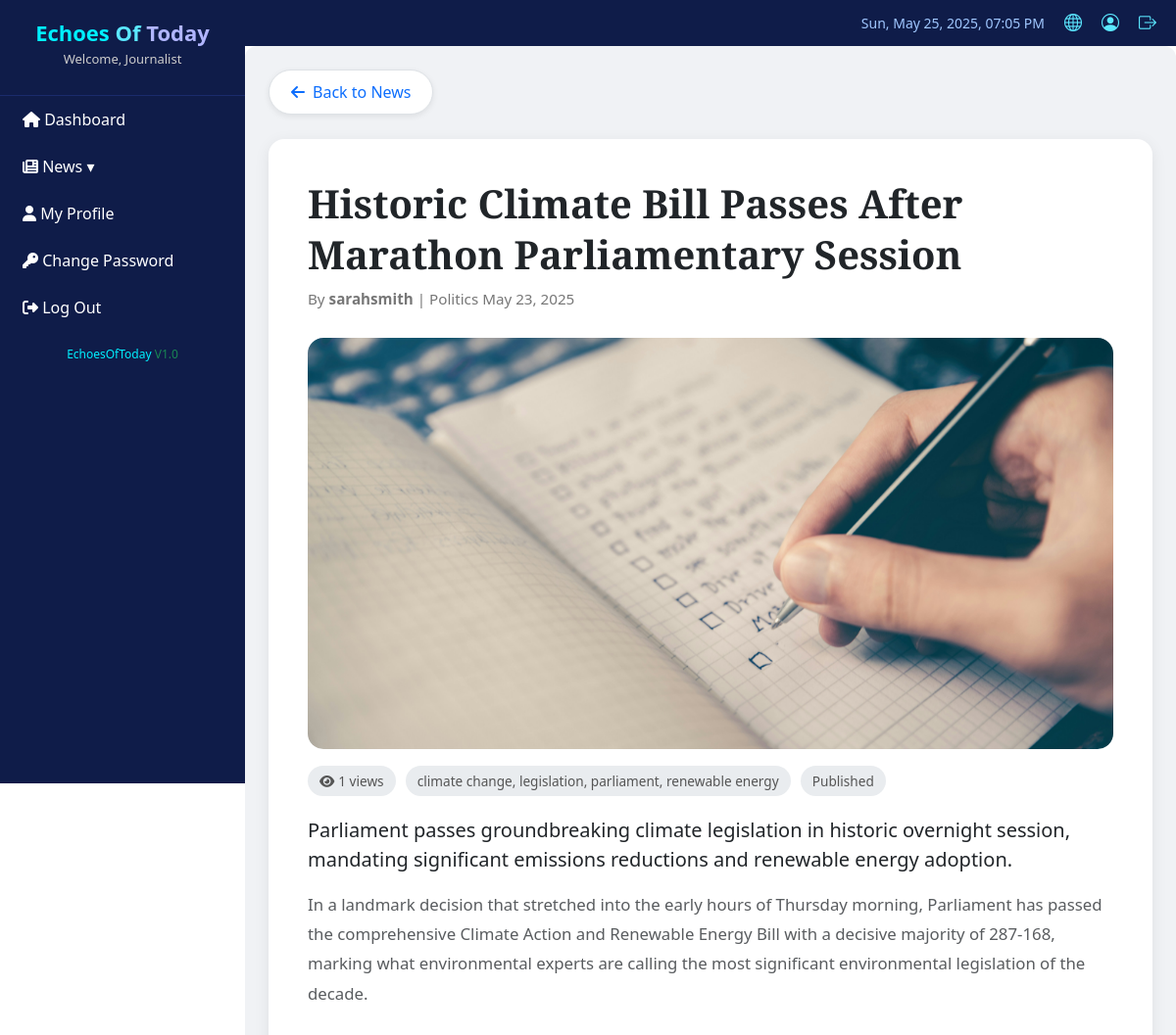
The page /journalist/viewNews.php (upper part) on the database as committed earlier.
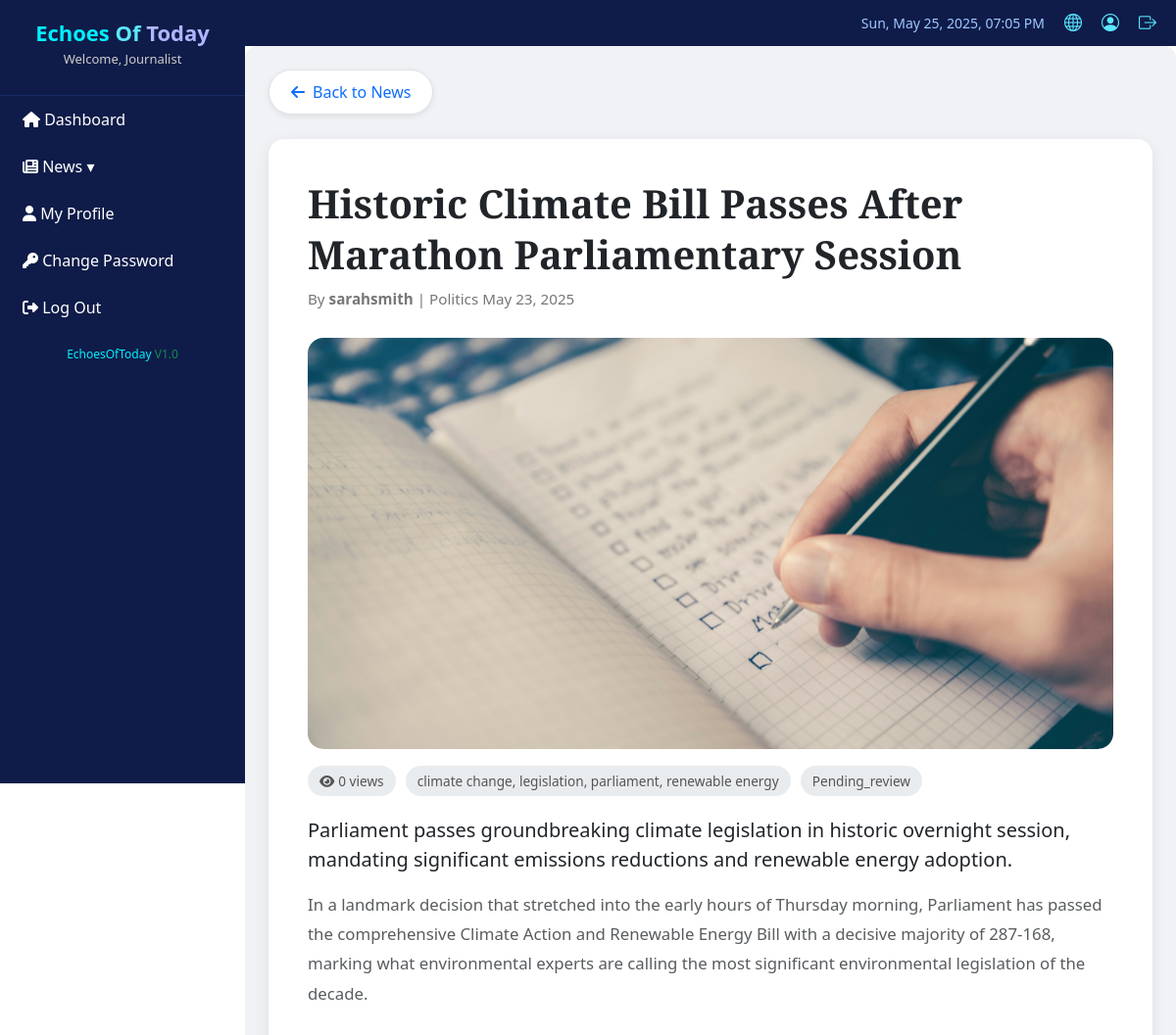
The same page on the database as committed later.
### tables this page shows
CREATE TABLE `articles` (
  `id` int(11) NOT NULL,
  `title` varchar(255) NOT NULL,
  `slug` varchar(255) NOT NULL,
  `content` longtext NOT NULL,
  `excerpt` text DEFAULT NULL,
  `featured_image` varchar(255) DEFAULT NULL,
  `author_id` int(11) NOT NULL,
  `category_id` int(11) NOT NULL,
  `status` enum('pending_review','published','rejected') DEFAULT 'pending_review',
  `is_featured` tinyint(1) DEFAULT 0,
  `trending` tinyint(1) DEFAULT 0,
  `youtube_link` varchar(255) DEFAULT NULL,
  `has_video` tinyint(1) DEFAULT 0,
  `view_count` int(11) DEFAULT 0,
  `published_at` timestamp NULL DEFAULT NULL,
  `created_at` timestamp NOT NULL DEFAULT current_timestamp(),
  `updated_at` timestamp NOT NULL DEFAULT current_timestamp() ON UPDATE current_timestamp(),
  `tags` varchar(255) DEFAULT NULL
);

CREATE TABLE `users` (
  `id` int(11) NOT NULL,
  `username` varchar(50) NOT NULL,
  `password` varchar(255) NOT NULL,
  `email` varchar(100) NOT NULL,
  `role` enum('admin','journalist') NOT NULL,
  `first_name` varchar(50) NOT NULL,
  `last_name` varchar(50) NOT NULL,
  `bio` text DEFAULT NULL,
  `profile_image` varchar(255) DEFAULT NULL,
  `status` enum('active','inactive') DEFAULT 'active',
  `created_at` timestamp NOT NULL DEFAULT current_timestamp(),
  `updated_at` timestamp NOT NULL DEFAULT current_timestamp() ON UPDATE current_timestamp()
);

CREATE TABLE `categories` (
  `id` int(11) NOT NULL,
  `name` varchar(50) NOT NULL,
  `slug` varchar(50) NOT NULL,
  `description` text DEFAULT NULL,
  `is_active` tinyint(1) DEFAULT 1,
  `display_order` int(11) DEFAULT 0,
  `created_at` timestamp NOT NULL DEFAULT current_timestamp(),
  `updated_at` timestamp NOT NULL DEFAULT current_timestamp() ON UPDATE current_timestamp()
);

### journalist/viewNews.php (the view, shortened to what this page needs)
<?php
include_once '../includes/db_connection.php';
$article_id = isset($_GET['id']) && is_numeric($_GET['id']) ? intval($_GET['id']) : 7;
$query = "SELECT a.*, c.name AS category_name, u.username AS author_name
          FROM articles a
          LEFT JOIN categories c ON a.category_id = c.id
          LEFT JOIN users u ON a.author_id = u.id
          WHERE a.id = $article_id";
$result = mysqli_query($conn, $query);
$article = mysqli_fetch_assoc($result);
?>
<!DOCTYPE html>
<html lang="en">
<head>
  <link href="https://cdn.jsdelivr.net/npm/bootstrap@5.3.3/dist/css/bootstrap.min.css" rel="stylesheet">
  <link href="https://cdnjs.cloudflare.com/ajax/libs/font-awesome/6.5.0/css/all.min.css" rel="stylesheet">
  <link href="css/journalist_style.css" rel="stylesheet">
</head>
<body>
  <div class="d-flex">
    <?php include 'journalistNavBar.php'; ?>
    <div class="container-fluid p-0" style="margin-left: 250px;">
      <?php include 'header.php'; ?>
      <div class="p-4 content-card-wrapper">
        <a href="allNews.php" class="back-btn">
          <i class="fas fa-arrow-left me-2"></i>Back to News
        </a>
        <div class="content-card">
          <h1 class="title-header"><?= htmlspecialchars($article['title']) ?></h1>
          <div class="meta-info mb-2">
            By <strong><?= htmlspecialchars($article['author_name']) ?></strong> |
            <?= htmlspecialchars($article['category_name']) ?>
            <?= $article['published_at'] ? date("M d, Y", strtotime($article['published_at'])) : ' ' ?>
          </div>
          <?php if (!empty($article['featured_image'])): ?>
            <img src="../<?= htmlspecialchars($article['featured_image']) ?>" class="featured-img" alt="Featured Image">
          <?php endif; ?>
          <div class="mb-4">
            <span class="tag-badge"><i class="fas fa-eye me-1"></i><?= number_format($article['view_count']) ?>
              views</span>
            <span class="tag-badge"><?= $article['tags'] ?: 'No tags' ?></span>
            <span class="tag-badge"><?= ucfirst($article['status']) ?></span>
          </div>
          <?php if (!empty($article['excerpt'])): ?>
            <p class="lead fw-normal"><?= htmlspecialchars($article['excerpt']) ?></p>
          <?php endif; ?>
          <div class="article-content text-muted"><?= nl2br(htmlspecialchars($article['content'])) ?></div>
        </div>
      </div>
    </div>
  </div>
</body>
</html>

Rows that differ between the two databases and show on the page:
changed articles "Historic Climate Bill Passes After Marathon Parliamentary Session": view_count "1" → "0"; status "Published" → "Pending_review"
